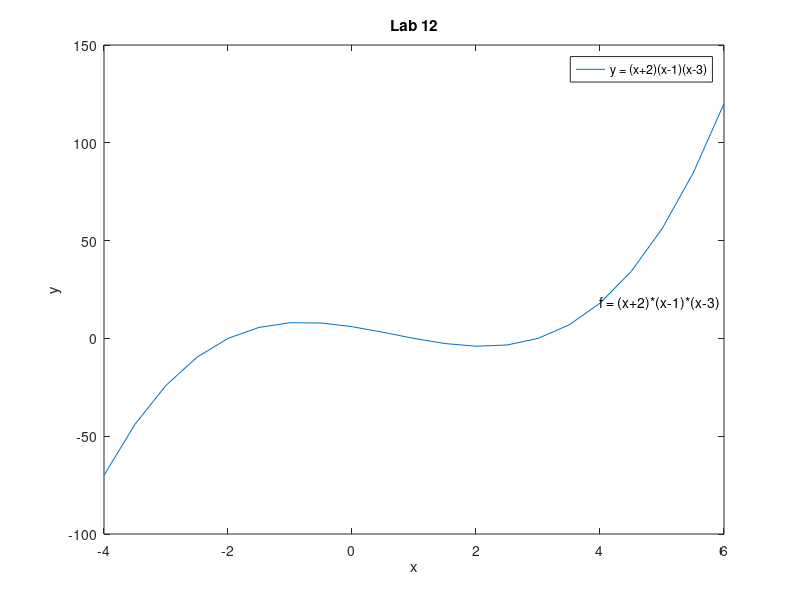

Reproduce this figure in MATLAB.
%Clauson, John
%10/06/2021
%Lab 12

clc, clear, format compact

x = [-4:0.5:6] %x array

f = (x+2).*(x-1).*(x-3) %function

plot(x,f) %Plotting x vs f
title('Lab 12') %formatting
xlabel('x')
ylabel('y')
text(4, 18, 'f = (x+2)*(x-1)*(x-3)')
legend('y = (x+2)(x-1)(x-3)')
